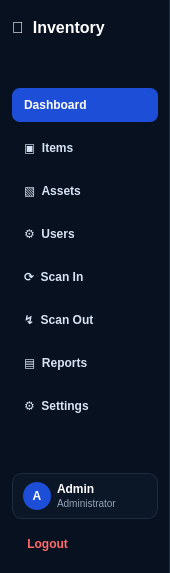
<?xml version="1.0" encoding="UTF-8"?>
<ui version="4.0">
 <class>SidebarWidgetClass</class>
 <widget class="QWidget" name="SidebarWidgetClass">
  <property name="geometry">
   <rect>
    <x>0</x>
    <y>0</y>
    <width>170</width>
    <height>573</height>
   </rect>
  </property>
  <property name="minimumSize">
   <size>
    <width>170</width>
    <height>0</height>
   </size>
  </property>
  <property name="maximumSize">
   <size>
    <width>170</width>
    <height>16777215</height>
   </size>
  </property>
  <property name="styleSheet">
   <string notr="true">
				QWidget#SidebarWidgetClass {
				background-color: #07111F;
				border-right: 1px solid #1E2B3D;
				}

				QLabel {
				color: white;
				}

				QPushButton {
				background-color: transparent;
				color: #D8E4F5;
				border: none;
				border-radius: 8px;
				padding: 10px 12px;
				text-align: left;
				font-weight: 600;
				}

				QPushButton:hover {
				background-color: #132238;
				}

				QPushButton:checked {
				background-color: #1D4ED8;
				color: white;
				}

				QPushButton#logoutButton {
				color: #FF6B6B;
				}

				QPushButton#logoutButton:hover {
				background-color: #351A1F;
				}

				QFrame#userCard {
				background-color: #0B1627;
				border: 1px solid #1E2B3D;
				border-radius: 10px;
				}
			</string>
  </property>
  <layout class="QVBoxLayout" name="mainLayout">
   <property name="spacing">
    <number>8</number>
   </property>
   <property name="leftMargin">
    <number>12</number>
   </property>
   <property name="topMargin">
    <number>18</number>
   </property>
   <property name="rightMargin">
    <number>12</number>
   </property>
   <property name="bottomMargin">
    <number>12</number>
   </property>
   <item>
    <widget class="QLabel" name="logoLabel">
     <property name="styleSheet">
      <string notr="true">font-size: 16px; font-weight: 700;</string>
     </property>
     <property name="text">
      <string>💙  Inventory</string>
     </property>
    </widget>
   </item>
   <item>
    <spacer name="topSpacer">
     <property name="orientation">
      <enum>Qt::Orientation::Vertical</enum>
     </property>
     <property name="sizeHint" stdset="0">
      <size>
       <width>20</width>
       <height>12</height>
      </size>
     </property>
    </spacer>
   </item>
   <item>
    <widget class="QPushButton" name="dashboardButton">
     <property name="text">
      <string>Dashboard</string>
     </property>
     <property name="icon">
      <iconset theme="QIcon::ThemeIcon::GoHome"/>
     </property>
     <property name="checkable">
      <bool>true</bool>
     </property>
     <property name="checked">
      <bool>true</bool>
     </property>
    </widget>
   </item>
   <item>
    <widget class="QPushButton" name="itemsButton">
     <property name="text">
      <string>▣  Items</string>
     </property>
     <property name="checkable">
      <bool>true</bool>
     </property>
    </widget>
   </item>
   <item>
    <widget class="QPushButton" name="assetsButton">
     <property name="text">
      <string>▧  Assets</string>
     </property>
     <property name="checkable">
      <bool>true</bool>
     </property>
    </widget>
   </item>
   <item>
    <widget class="QPushButton" name="usersButton">
     <property name="text">
      <string>⚙  Users</string>
     </property>
     <property name="checkable">
      <bool>true</bool>
     </property>
    </widget>
   </item>
   <item>
    <widget class="QPushButton" name="scanInButton">
     <property name="text">
      <string>⟳  Scan In</string>
     </property>
     <property name="checkable">
      <bool>true</bool>
     </property>
    </widget>
   </item>
   <item>
    <widget class="QPushButton" name="scanOutButton">
     <property name="text">
      <string>↯  Scan Out</string>
     </property>
     <property name="checkable">
      <bool>true</bool>
     </property>
    </widget>
   </item>
   <item>
    <widget class="QPushButton" name="reportsButton">
     <property name="text">
      <string>▤  Reports</string>
     </property>
     <property name="checkable">
      <bool>true</bool>
     </property>
    </widget>
   </item>
   <item>
    <widget class="QPushButton" name="settingsButton">
     <property name="text">
      <string>⚙  Settings</string>
     </property>
     <property name="checkable">
      <bool>true</bool>
     </property>
    </widget>
   </item>
   <item>
    <spacer name="middleSpacer">
     <property name="orientation">
      <enum>Qt::Orientation::Vertical</enum>
     </property>
     <property name="sizeType">
      <enum>QSizePolicy::Policy::Expanding</enum>
     </property>
     <property name="sizeHint" stdset="0">
      <size>
       <width>20</width>
       <height>40</height>
      </size>
     </property>
    </spacer>
   </item>
   <item>
    <widget class="QFrame" name="userCard">
     <layout class="QHBoxLayout" name="userCardLayout">
      <property name="leftMargin">
       <number>10</number>
      </property>
      <property name="topMargin">
       <number>8</number>
      </property>
      <property name="rightMargin">
       <number>10</number>
      </property>
      <property name="bottomMargin">
       <number>8</number>
      </property>
      <item>
       <widget class="QLabel" name="avatarLabel">
        <property name="minimumSize">
         <size>
          <width>28</width>
          <height>28</height>
         </size>
        </property>
        <property name="maximumSize">
         <size>
          <width>28</width>
          <height>28</height>
         </size>
        </property>
        <property name="styleSheet">
         <string notr="true">
										background-color: #1D4ED8;
										border-radius: 14px;
										font-weight: 700;
									</string>
        </property>
        <property name="text">
         <string>A</string>
        </property>
        <property name="alignment">
         <set>Qt::AlignmentFlag::AlignCenter</set>
        </property>
       </widget>
      </item>
      <item>
       <layout class="QVBoxLayout" name="userTextLayout">
        <property name="spacing">
         <number>0</number>
        </property>
        <item>
         <widget class="QLabel" name="userNameLabel">
          <property name="styleSheet">
           <string notr="true">font-weight: 700; font-size: 12px;</string>
          </property>
          <property name="text">
           <string>Admin</string>
          </property>
         </widget>
        </item>
        <item>
         <widget class="QLabel" name="userRoleLabel">
          <property name="styleSheet">
           <string notr="true">color: #94A3B8; font-size: 10px;</string>
          </property>
          <property name="text">
           <string>Administrator</string>
          </property>
         </widget>
        </item>
       </layout>
      </item>
     </layout>
    </widget>
   </item>
   <item>
    <widget class="QPushButton" name="logoutButton">
     <property name="text">
      <string> Logout</string>
     </property>
     <property name="icon">
      <iconset theme="QIcon::ThemeIcon::SystemLogOut"/>
     </property>
    </widget>
   </item>
  </layout>
 </widget>
 <resources/>
 <connections/>
</ui>
